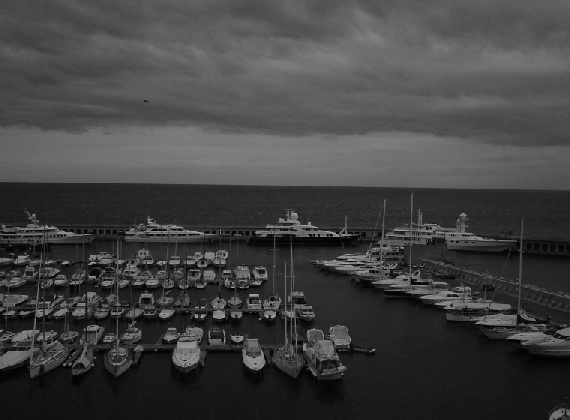
#> input picture Computer Vision Labs/images/boat.png, 570 x 420 px, found by its file name
$ jupyter execute radiometry_for_students_Sofiene.ipynb   (older library calls are emulated)
#> lines starting #> are read from the running program, lines starting #| are printed output that depends on the picture
# Part 2 : Histogram manipulation and equalisation

In this part of the TP, we are going to look at histogram equalisation. First, let us load the necessary packages and redefine some helper functions. Note that in this part of TP, you can use the plt.imshow function, since we are not interested in the aliasing effects which might occur.

[cell 1]
from matplotlib import pyplot as plt
import numpy as np
import imageio
from skimage import color

is_colab= True

def read_image(file_name):
#> called with file_name = 'boat.png'
    img_color = imageio.imread(file_name)
#> img_color is the input picture: shape (420, 570, 3); min 0, max 182, mean 65.7
    img_gray = color.rgb2gray(img_color)
    return img_gray,img_color

def write_image(img_in,file_name_out):
    imageio.imwrite(file_name_out, np.uint8(255.0*img_in))

def display_image(img_in):
    if (img_in.ndim == 2):
        plt.imshow(img_in,cmap='gray')
    elif (img_in.ndim == 3):
        # careful, in this case we supppose the pixel values are between 0 and 255
        plt.imshow(np.uint8(img_in))
    else:
        print('Error, unknown number of dimensions in image')
    return

[cell 2]
file_dir = 'images/'
file_name = 'boat'
file_ext = '.png'

if (is_colab == True):
  !wget "https://perso.telecom-paristech.fr/anewson/doc/images/boat.png"
  img_gray,_ = read_image(file_name+file_ext)
else:
  img_gray,_ = read_image(file_dir+file_name+file_ext)

display_image(img_gray)
img_gray.shape
#> Out = (420, 570)

As you can see, this image has pretty bad contrast : it is difficult to see in it. Now, display the histogram of this image to show this (you can use ```plt.hist```)

[cell 3]
#INSERT CODE HERE
_=plt.hist(img_gray.flatten(), bins=np.linspace(0,1,257))
#> figure, not shown here; tallest bar 4073 high, from x = 0.0859 to 0.0898

You will notice that the histogram is not very well spread out over the whole range of the image. We are going to correct this in this part of the TP, by imposing a __uniform histogram__ on the image.

Firstly, calculate the cumulative histogram $H$ of the image and display it (use the ```np.histogram``` and ```np.cumsum``` functions).

[cell 4]
#INSERT CODE HERE
hist_img, _ = np.histogram(img_gray.flatten(),normed=True,bins=256)
#> hist_img = 256 values, max 6.1 at index 30, min 0 at index 3, mean 1.4
cum_hist = np.cumsum(hist_img)
#> cum_hist = 256 values from 0.0569 to 358.7
plt.plot(cum_hist)
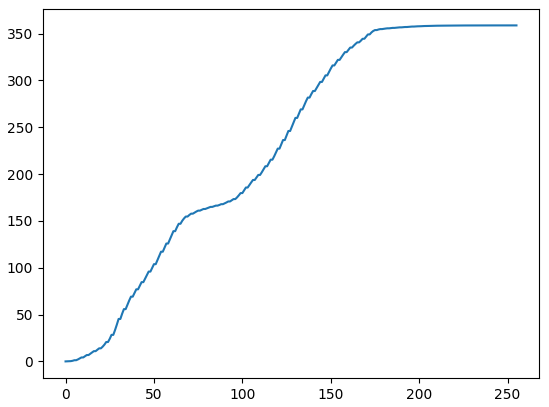
#> figure drawn by matplotlib, 1 panel; curve peaks at x = 255, y = 358.7

## Histogram equalisation

Now, if we apply the cumulative histogram $H$ as a contrast change, then we are imposing a uniform histogram on the image (see the lesson slides). A contrast change means we do not change the order of the __values__ of the pixels. We are going to use $H$ as a type of lookup table to find the new values of the image.

In practice, this can be done with the following method :

- normalise the cumulative histogram such that the largest value is 1.0. This will map the final image to the interval $0, \dots, 1$
- convert the image grey-levels back to the interval $\{0, \dots 255\}$ as int values (use the n. This will allow us to use these values as indices in H
- apply the cumulative histogram to the values of the image pixels

Implement this algorithm now in a function ``equalize_histogram``. __Note__ In the ``np.histogram`` function, the histogram values have one less element than the histogram bins

[cell 5]
def equalize_histogram(img_in):
    #INSERT CODE HERE
    w,h = img_in.shape
#> w = 420; h = 570
    hist,_ = np.histogram(img_in.flatten(), bins=np.linspace(0,1,257))
#> hist = 256 values, max 4073 at index 22, min 0 at index 169, mean 935.2

    #hist,_ = np.histogram(img_in.flatten())
    cum_hist = np.cumsum(hist)
#> cum_hist = 256 values from 38 to 239400
    cum_hist = cum_hist/cum_hist.max()
#> cum_hist = 256 values from 0.000159 to 1
    cum_hist = [0] + cum_hist
    img_in_values = (img_in * 255).astype(int)

    img_equalise = np.zeros((w,h))

    img_equalise = cum_hist[img_in_values]
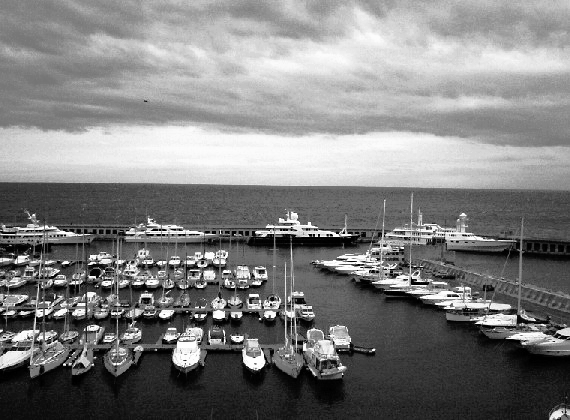
#> img_equalise: shape (420, 570) float64; min 0.000159, max 1, mean 0.503
    return img_equalise

We carry out the algorithm on the input image and display the image. Is the result better ?

[cell 6]
img_gray_equalise = equalize_histogram(img_gray)
display_image(img_gray_equalise)

Now, display both the histogram and cumulative histogram of the equalised image

[cell 7]
#INSERT CODE HERE
_ = plt.hist(img_gray_equalise.flatten(),bins=np.linspace(0,1,256))
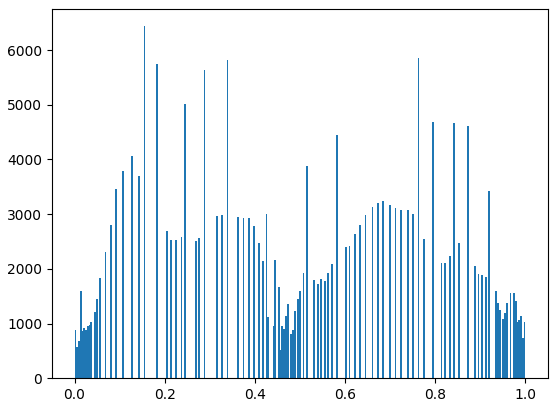
#> figure drawn by matplotlib, 1 panel; tallest bar 6438 high, from x = 0.153 to 0.157

[cell 8]
hist,_ = np.histogram(img_gray_equalise.flatten(),bins=np.linspace(0,1,256))
#> hist = 255 values, max 6438 at index 39, min 0 at index 10, mean 938.8
cum_hist = np.cumsum(hist)
#> cum_hist = 255 values from 880 to 239400
plt.plot(cum_hist)
#> figure, not shown here; curve peaks at x = 254, y = 239400

__Question 2.1__ Is the histogram of the equalised image perfectly uniform (flat) ? Why is this the case ?

__Answer__ : No, the histogram of the equilised image is not perfectly uniform since our approach maps the function to a discrete set of 256 and cannot separate huge clusters in the histogram and disperse them into smaller chunks.

### Colour images

Let us try to apply our algorithm to a colour image. First, let's read the image and display it

[cell 9]
file_dir = 'images/'
file_name = 'alps_contrast'
file_ext = '.png'

if (is_colab == True):
  !wget "https://perso.telecom-paristech.fr/anewson/doc/images/alps_contrast.png"
  _,img_color = read_image(file_name+file_ext)
#> call 2 of read_image, with file_name = 'alps_contrast.png'
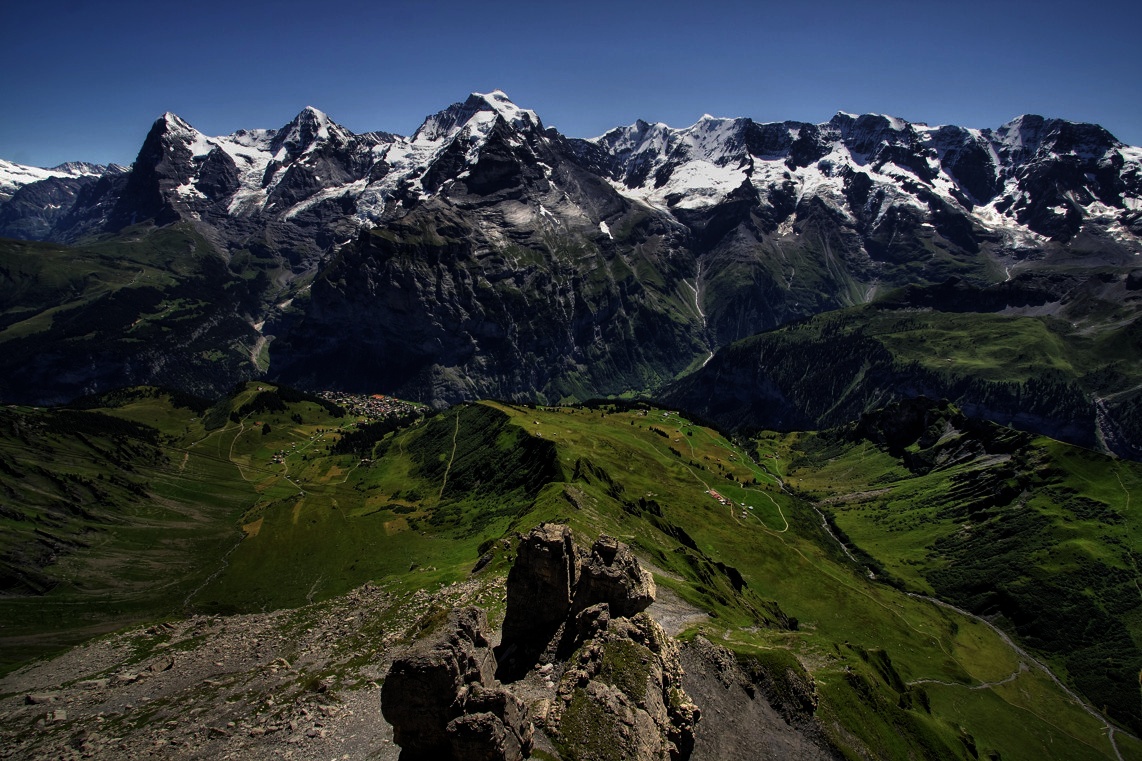
#> input picture Computer Vision Labs/images/alps_contrast.png, 1142 x 761 px, found by its file name
#> in read_image, img_color is the input picture: shape (761, 1142, 3); mean R, G, B 46.4, 53.2, 55.4
#> in read_image (call 2), `img_gray = color.rgb2gray(img_color)`:
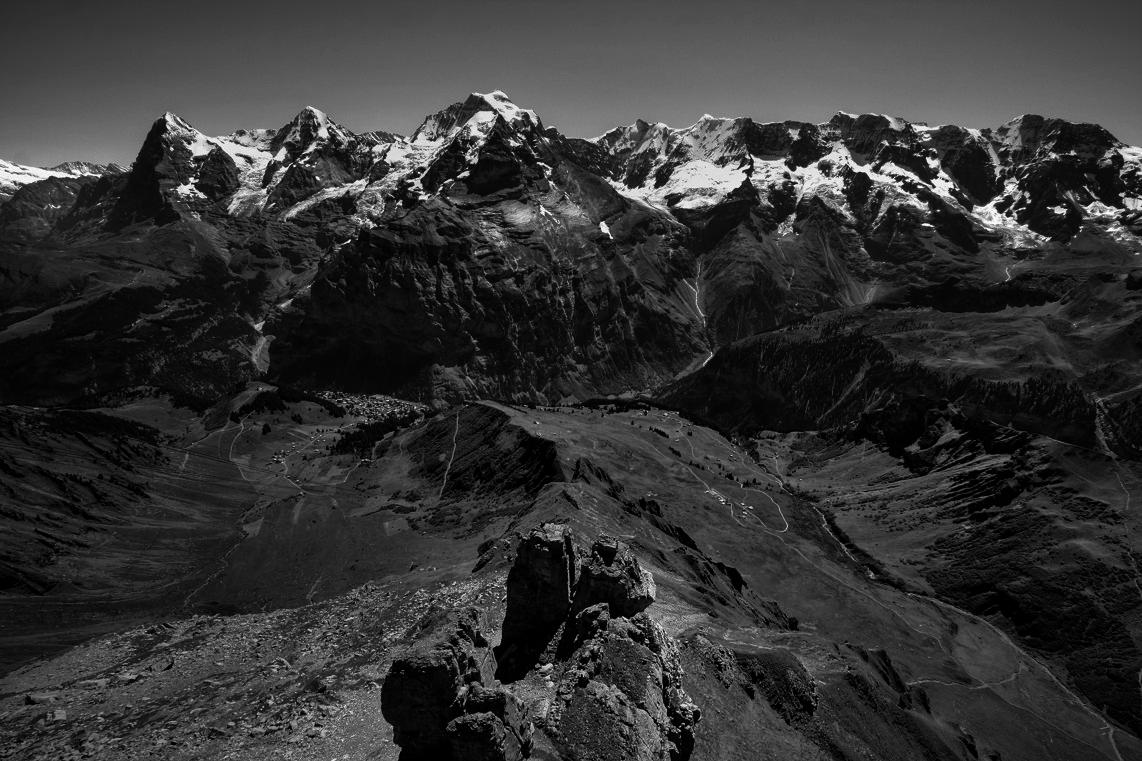
#> img_gray: shape (761, 1142) float64; min 0, max 1, mean 0.204
else:
  _,img_color = read_image(file_dir+file_name+file_ext)

display_image(img_color)
img_color.shape
#> Out = (761, 1142, 3)

Now, create a function ``equalize_histogram_color`` which uses your grey-level function to carry out colour histogram equalisation in each colour channel independently, and display the output image. Careful to

- normalise the input range to $0, \dots, 1$ for each channel when processing it
- put the output range back to $0, \dots, 255$ when displaying.

To view the result better, you can write it to a file.

[cell 10]
def equalize_histogram_color(img_color):
    #INSERT CODE HERE
    w,h,c = img_color.shape
#> w = 761; h = 1142; c = 3
    img_color_equalized = np.zeros((w,h,c))
    for i in range(3):
      channel = img_color[:,:,i]/img_color[:,:,i].max()
      img_color_equalized[:,:,i] = equalize_histogram(channel)
#> this loop made 3 passes
#> pass 1, in equalize_histogram (call 2), `img_equalise = cum_hist[img_in_values]`:
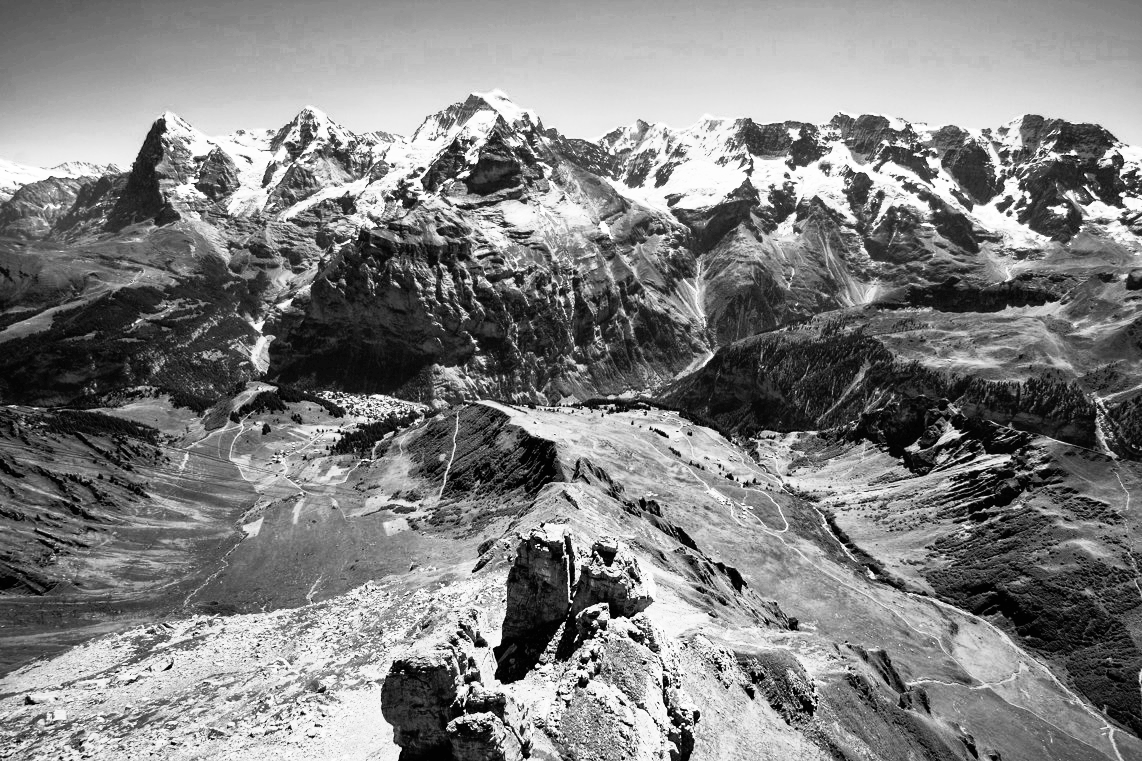
#> img_equalise: shape (761, 1142) float64; min 0.0108, max 1, mean 0.505
#> after the loop:
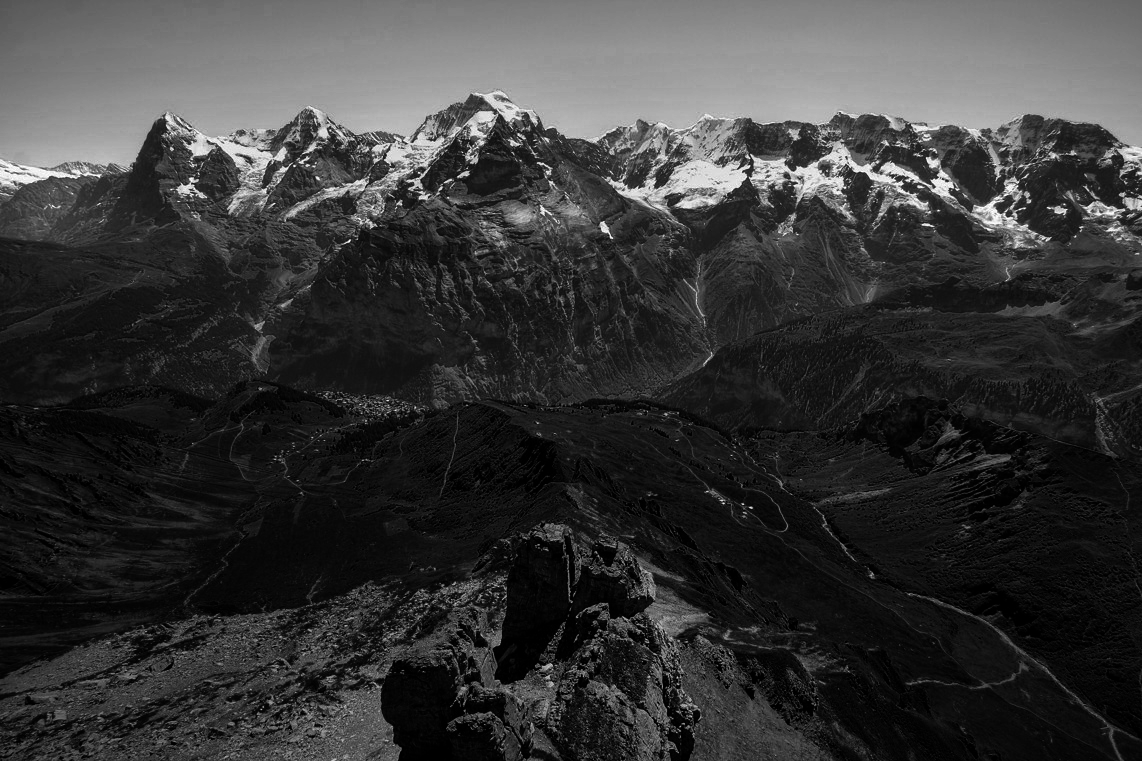
#> channel: shape (761, 1142) float64; min 0, max 1, mean 0.217
#> after the loop:
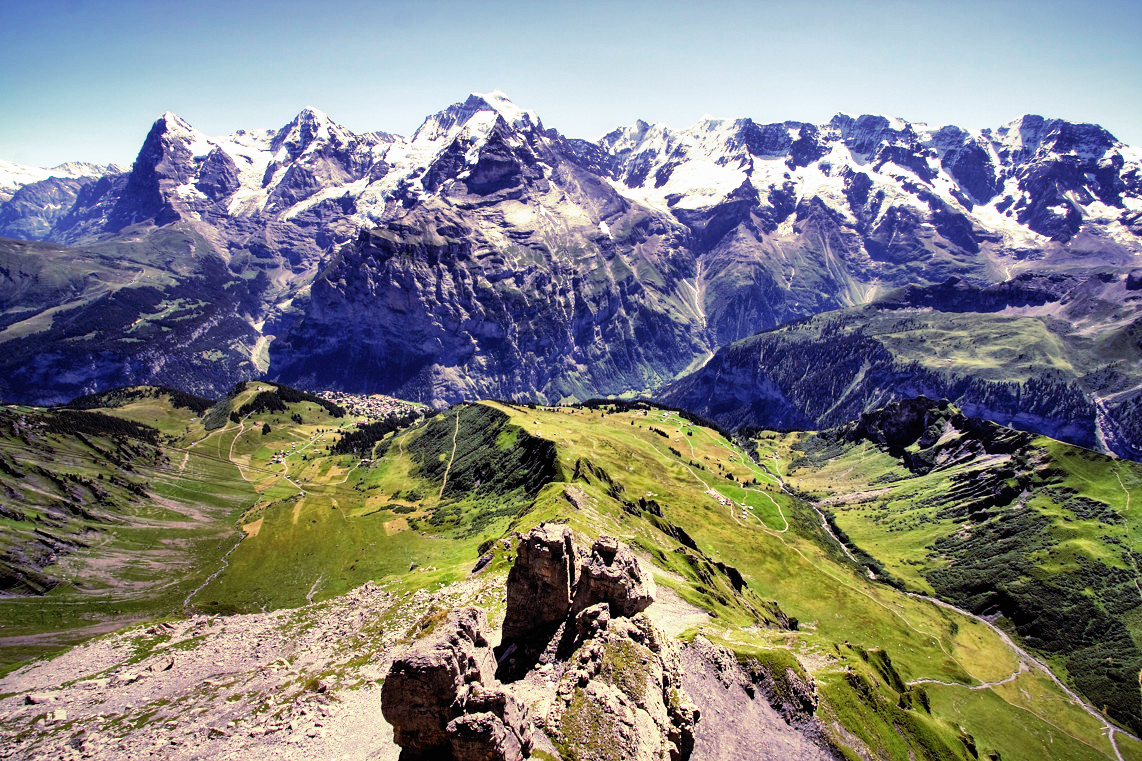
#> img_color_equalized: shape (761, 1142, 3) float64; mean R, G, B 0.505, 0.505, 0.505

    return img_color_equalized


img_color_equalized = equalize_histogram_color(img_color)
display_image(255.0 * img_color_equalized)

write_image(img_color_equalized,file_name+'_equalised.png')
